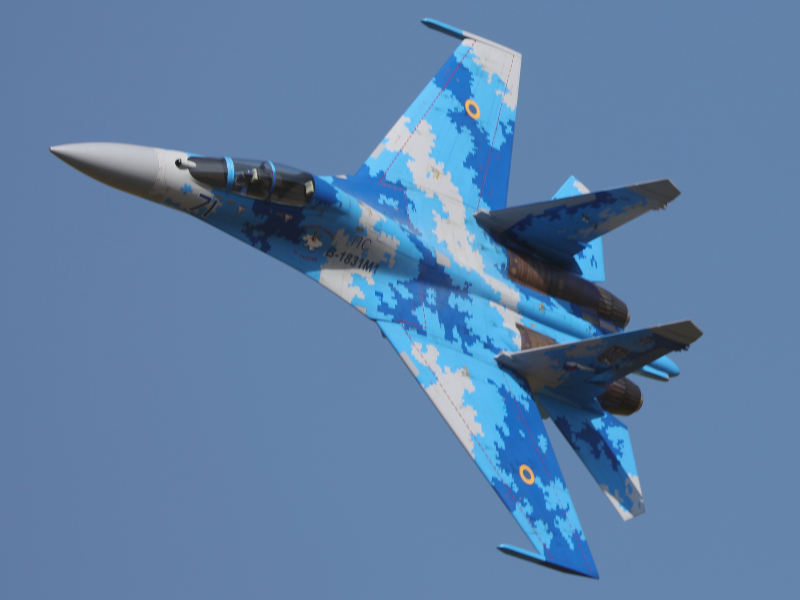
#> input picture inclass-activity/Lec7Disc2-Keypoint detection/images/su27l.jpeg, 800 x 600 px
$ python orb_rotated_matching.py
#> lines starting #> are read from the running program, lines starting #| are printed output that depends on the picture
import cv2
import matplotlib.pyplot as plt

# Load images in color (RGB)
img1 = plt.imread("images/su27l.jpeg")
#> img1 is the input picture: shape (600, 800, 3); mean R, G, B 93.8, 127.1, 165.4
img2 = plt.imread("images/su27u.jpeg")
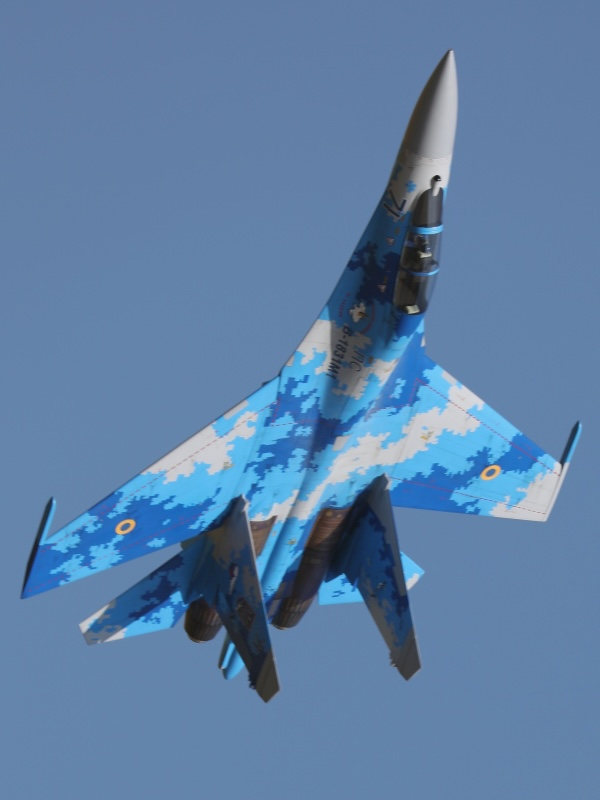
#> input picture inclass-activity/Lec7Disc2-Keypoint detection/images/su27u.jpeg, 600 x 800 px
#> img2 is the input picture: shape (800, 600, 3); mean R, G, B 93.8, 127.1, 165.2

# Create ORB detector
orb = cv2.ORB_create(nfeatures=500)

# Detect keypoints and compute descriptors
kp1, des1 = orb.detectAndCompute(img1, None)
#> kp1 = 500 keypoints; strongest (x, y, size): (178, 160, 31), (175, 162, 31), (176, 162, 53.6), (180, 160, 44.6)
kp2, des2 = orb.detectAndCompute(img2, None)
#> kp2 = 500 keypoints; strongest (x, y, size): (439, 178, 31), (436, 177, 44.6), (437, 175, 31), (435, 176, 53.6)

# Match features
bf = cv2.BFMatcher(cv2.NORM_HAMMING, crossCheck=True)
matches = bf.match(des1, des2)
#> matches = 440 matches

# Sort matches by distance
matches = sorted(matches, key=lambda x: x.distance)

# Draw the top 40 matches (flags=2 hides unmatched keypoints)
result = cv2.drawMatches(img1, kp1, img2, kp2, matches[:40], None, flags=2)
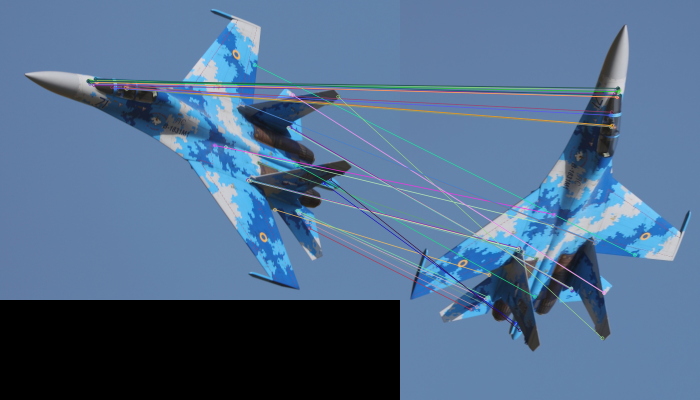
#> result: shape (800, 1400, 3) (shown at 1/2 size); mean R, G, B 81.7, 109.2, 141

# Display and save the output
plt.figure(figsize=(12, 6))
plt.imshow(result)
plt.title("ORB Keypoint Matching: Top 40 Matches")
plt.axis("off")
plt.savefig("output/rotated_su27_matches.jpg", bbox_inches='tight')
